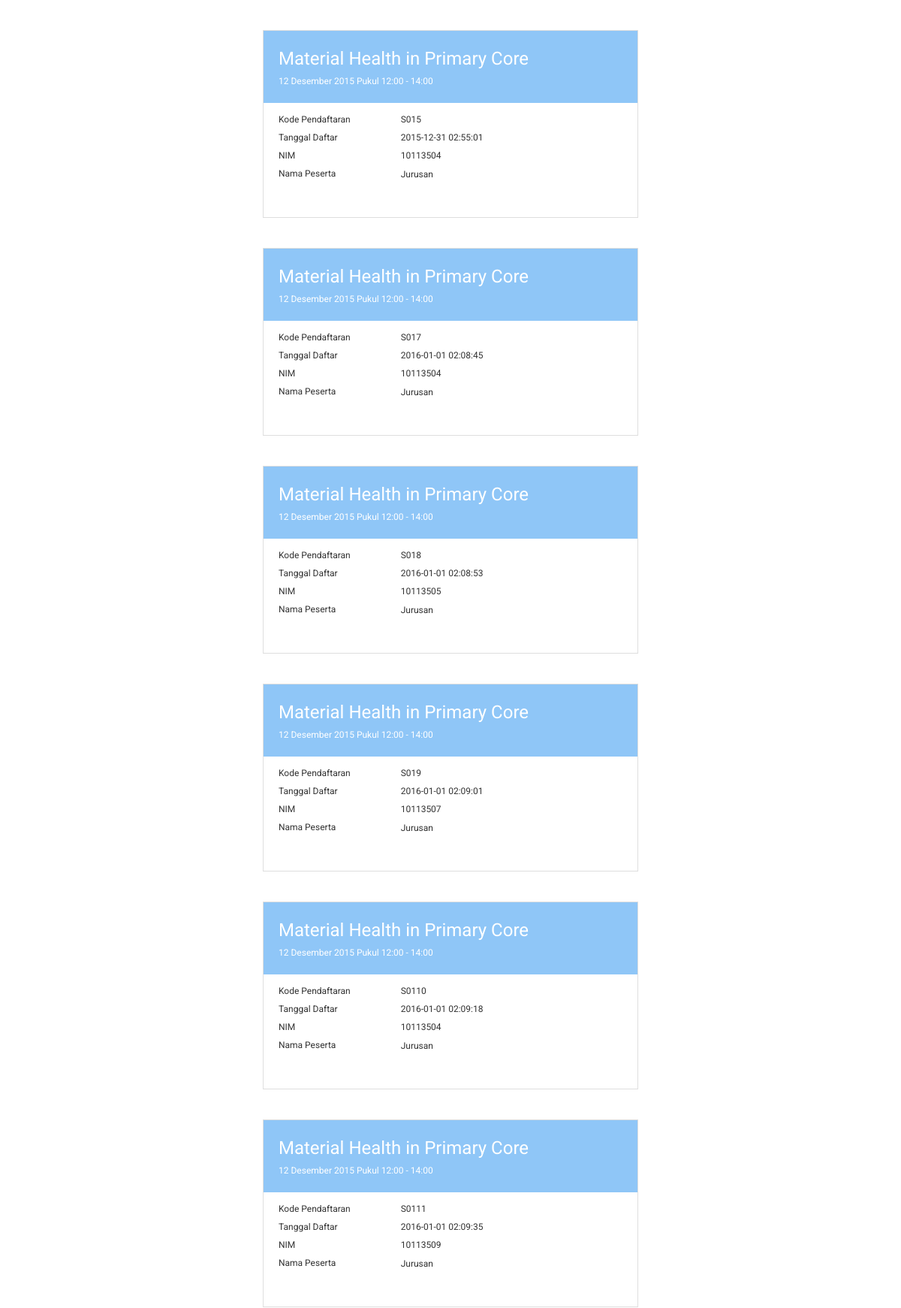
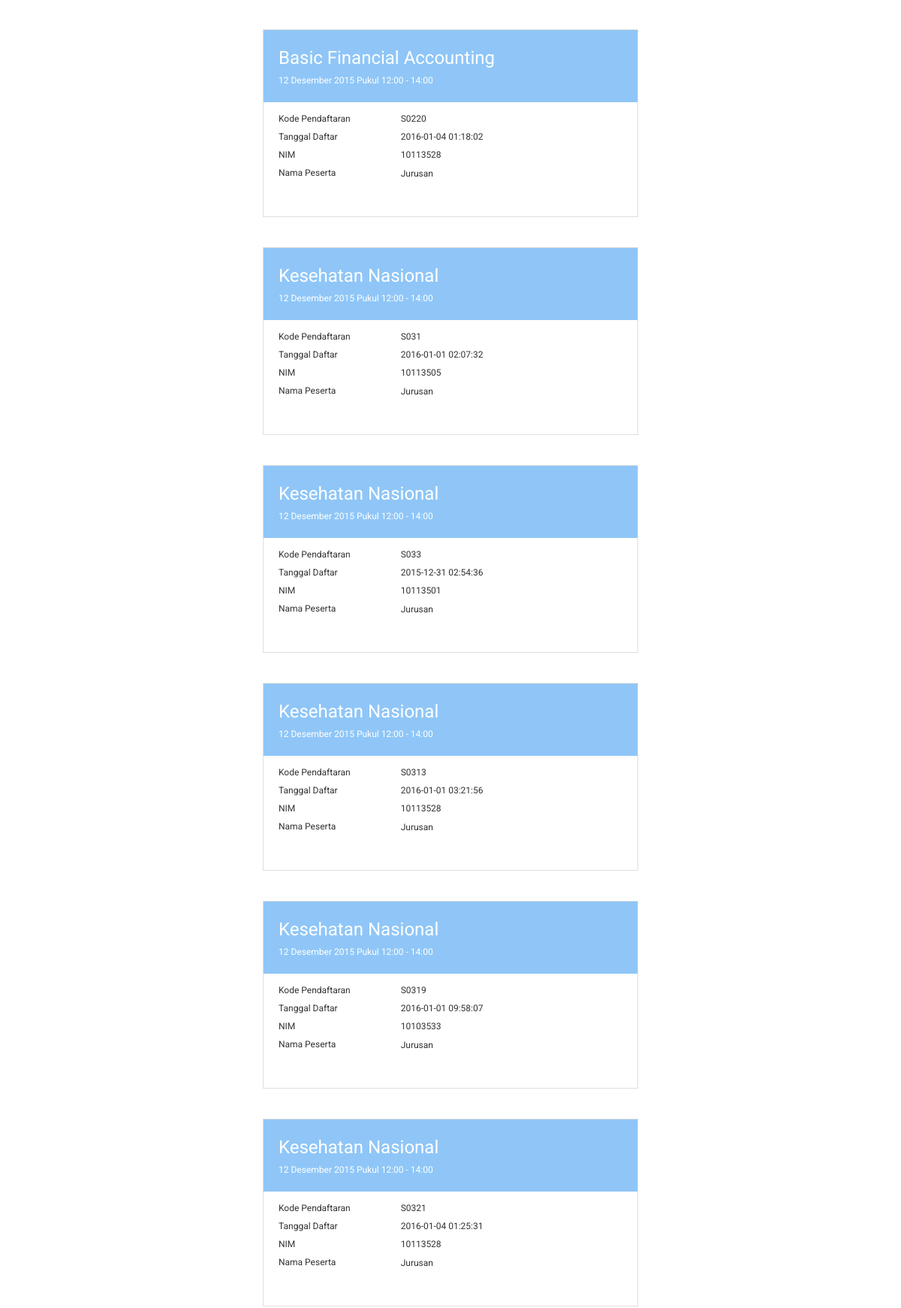
The page /user/tiket.php (upper part) on the database its author committed (2 pictures, top to bottom).
### tables this page shows
CREATE TABLE `pendaftaran` (
  `no_daftar` int(11) NOT NULL AUTO_INCREMENT,
  `tanggal_daftar` datetime NOT NULL,
  `kode_seminar` char(8) NOT NULL,
  `nim` char(8) NOT NULL,
  PRIMARY KEY (`no_daftar`),
  KEY `kode_seminar` (`kode_seminar`),
  KEY `nim` (`nim`) USING BTREE,
  CONSTRAINT `pendaftaran_ibfk_1` FOREIGN KEY (`kode_seminar`) REFERENCES `seminar` (`kode_seminar`),
  CONSTRAINT `pendaftaran_ibfk_2` FOREIGN KEY (`nim`) REFERENCES `mahasiswa` (`nim`)
);

CREATE TABLE `seminar` (
  `kode_seminar` char(8) NOT NULL,
  `tema` char(50) DEFAULT NULL,
  `nama_seminar` varchar(100) DEFAULT NULL,
  `penyelenggara` varchar(50) DEFAULT NULL,
  `waktu` varchar(30) DEFAULT NULL,
  `tanggal` date NOT NULL,
  `kode_lokasi` varchar(10) NOT NULL,
  `kapasitas` int(11) DEFAULT NULL,
  `harga` int(11) NOT NULL,
  `fasilitas` varchar(100) NOT NULL,
  `banner` varchar(100) DEFAULT 'belum ada banner',
  PRIMARY KEY (`kode_seminar`),
  KEY `kode_lokasi` (`kode_lokasi`),
  CONSTRAINT `seminar_ibfk_1` FOREIGN KEY (`kode_lokasi`) REFERENCES `lokasi` (`kode_lokasi`) ON DELETE CASCADE ON UPDATE CASCADE
);

CREATE TABLE `mahasiswa` (
  `nim` char(8) NOT NULL,
  `nama` varchar(50) DEFAULT NULL,
  `jurusan` varchar(30) DEFAULT NULL,
  `telepon` varchar(15) DEFAULT NULL,
  `email` varchar(30) DEFAULT NULL,
  PRIMARY KEY (`nim`),
  UNIQUE KEY `telepon` (`telepon`),
  UNIQUE KEY `email` (`email`)
);

### user/tiket.php (the view, shortened to what this page needs)
<!DOCTYPE html>
<html>
<head>
  <link rel="stylesheet" href="../assets/css/bootstrap.min.css">
  <link rel="stylesheet" href="../assets/css/style_user.css">
  <link rel="stylesheet" href="assets/vendor/font-awesome/css/font-awesome.min.css">
</head>
<body>
<?php
  $tampil_admin = mysql_query("SELECT nama_seminar,no_daftar,seminar.kode_seminar,tanggal_daftar,mahasiswa.nim,mahasiswa.nama,mahasiswa.jurusan
                               FROM seminar,pendaftaran,mahasiswa
                               WHERE seminar.kode_seminar=pendaftaran.kode_seminar and pendaftaran.nim=mahasiswa.nim ");
  while ($tampil=mysql_fetch_array($tampil_admin)){
    echo "
       <div class='container'>
          <div class='align'>
            <div class='tiket'>
              <div class='tiket-title'>
                <span>$tampil[nama_seminar]</span>
                <span class='waktu'>12 Desember 2015 Pukul 12:00 - 14:00</span>
              </div>
              <div class='row tiket-body'>
                <div class='col-lg-4'>Kode Pendaftaran</div>
                <div class='col-lg-8'>$tampil[kode_seminar]$tampil[no_daftar]</div>
                <div class='col-lg-4'>Tanggal Daftar</div>
                <div class='col-lg-8'>$tampil[tanggal_daftar]</div>
                <div class='col-lg-4'>NIM</div>
                <div class='col-lg-8'>$tampil[nim]</div>
                <div class='col-lg-4'>Nama Peserta</div>
                <div class='col-lg-8'></div>
                 <div class='col-lg-4'>Jurusan</div>
                <div class='col-lg-8'></div>
              </div>
            </div>
          </div>
        </div>
    ";
  }
?>

### assets/css/style_user.css (style rules this page uses)
body { background: #fff; font-family: 'Roboto', sans-serif; position: relative; font-size: 12px; }
body a, body button, body div { transition:0.5s all; -webkit-transition:0.5s all; -moz-transition:0.5s all; -o-transition:0.5s all; -ms-transition:0.5s all; }
.align { margin-top: 40px; }
.tiket { background: white; width: 500px; height: 250px; border: 1px solid #DEDEDE; margin: 0 auto; }
.tiket-title { background: #8FC6F7; color: #fff; padding: 20px; font-size: 24px; }
.tiket-body { padding: 10px 20px; line-height: 24px; font-size: 12px; }
span.waktu { font-size: 12px; display: block; margin-top: 5px; }

### rows shown on the page
pendaftaran: kode_seminar.nama_seminar "Material Health in Primary Core", kode_seminar.kode_seminar "S01", no_daftar "5", tanggal_daftar "2015-12-31 02:55:01", nim.nim "10113504"
pendaftaran: kode_seminar.nama_seminar "Material Health in Primary Core", kode_seminar.kode_seminar "S01", no_daftar "7", tanggal_daftar "2016-01-01 02:08:45", nim.nim "10113504"
pendaftaran: kode_seminar.nama_seminar "Material Health in Primary Core", kode_seminar.kode_seminar "S01", no_daftar "8", tanggal_daftar "2016-01-01 02:08:53", nim.nim "10113505"
pendaftaran: kode_seminar.nama_seminar "Material Health in Primary Core", kode_seminar.kode_seminar "S01", no_daftar "9", tanggal_daftar "2016-01-01 02:09:01", nim.nim "10113507"
pendaftaran: kode_seminar.nama_seminar "Material Health in Primary Core", kode_seminar.kode_seminar "S01", no_daftar "10", tanggal_daftar "2016-01-01 02:09:18", nim.nim "10113504"
pendaftaran: kode_seminar.nama_seminar "Material Health in Primary Core", kode_seminar.kode_seminar "S01", no_daftar "11", tanggal_daftar "2016-01-01 02:09:35", nim.nim "10113509"
pendaftaran: kode_seminar.nama_seminar "Basic Financial Accounting", kode_seminar.kode_seminar "S02", no_daftar "20", tanggal_daftar "2016-01-04 01:18:02", nim.nim "10113528"
pendaftaran: kode_seminar.nama_seminar "Kesehatan Nasional", kode_seminar.kode_seminar "S03", no_daftar "1", tanggal_daftar "2016-01-01 02:07:32", nim.nim "10113505"
pendaftaran: kode_seminar.nama_seminar "Kesehatan Nasional", kode_seminar.kode_seminar "S03", no_daftar "3", tanggal_daftar "2015-12-31 02:54:36", nim.nim "10113501"
pendaftaran: kode_seminar.nama_seminar "Kesehatan Nasional", kode_seminar.kode_seminar "S03", no_daftar "13", tanggal_daftar "2016-01-01 03:21:56", nim.nim "10113528"
pendaftaran: kode_seminar.nama_seminar "Kesehatan Nasional", kode_seminar.kode_seminar "S03", no_daftar "19", tanggal_daftar "2016-01-01 09:58:07", nim.nim "10103533"
pendaftaran: kode_seminar.nama_seminar "Kesehatan Nasional", kode_seminar.kode_seminar "S03", no_daftar "21", tanggal_daftar "2016-01-04 01:25:31", nim.nim "10113528"
